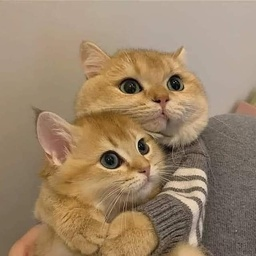
#> input picture cat.jpg, 256 x 256 px, shrunk from 640 x 640 before the run, found by its file name
$ jupyter execute Image_Interpolation.ipynb
#> lines starting #> are read from the running program, lines starting #| are printed output that depends on the picture
Grayscale Image (Height, Width #Channel=1): represented by a 2x2 matrix. Pixel p in [0, 255]

Color Image (Height, Width, Channel=3): represented by three 2x2 matrixes: red, green, blue. Pixel [r g b].T, each in [0, 255]

[cell 1]
import cv2
from google.colab.patches import cv2_imshow
import numpy as np
import math


img_path = '/content/cat.jpg'
img = cv2.imread(img_path , 0) # 0 for grayscale, 1 for color image
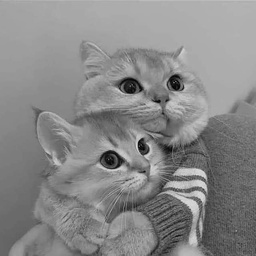
#> img: shape (256, 256); min 0, max 222, mean 136
# print(img)

[cell 2]
def show_img(image):
  cv2_imshow(image)
  cv2.waitKey()
  cv2.destroyAllWindows()

[cell 3]
show_img(img)

# Mục mới

Image Resize

#####Missing Data

*   Nearest-neighbor interpolation (up to flooring or ceilling)

     Ex: A 3x3 Image to Upsampling to a 6x6 Image (if there is a ceil having equal distance to both sides, then its value based on whether flooring or ceilling its index, but it may miss information, if zoom up, it may cause blur) -> using linear Interpolation
*   Linear Interpolation
    + Simple interpolation:

                y ~ (x2-x)/(x2-x1)*y1 + (x-x1)/(x2-x1)*y2
    + Bilinear Interpolation: Bilinear interpolation considers the closest 2x2 neighborhood of known pixel values surrounding the unknown pixel. It then takes a weighted average of these 4 pixels to arrive at its final interpolated value. This results in much smoother looking images than nearest neighbor.

    + Bicubic Interpolation: icubic goes one step beyond bilinear by considering the closest 4x4 neighborhood of known pixels — for a total of 16 pixels. Since these are at various distances from the unknown pixel, closer pixels are given a higher weighting in the calculation. Bicubic produces noticeably sharper images than the previous two methods, and is perhaps the ideal combination of processing time and output quality. For this reason it is a standard in many image editing programs (including Adobe Photoshop), printer drivers and in-camera interpolation.
    * Notice that: some last value of the column n-th and row n-th can be found by nearest-neighbor or linear interpolation

[cell 4]
# Eg: Nearest-neighbor interpolation
def nearest_neighbor_interpulation(old_img, new_height, new_width):
#> called with new_height = 512, new_width = 512
  height, width = old_img.shape
#> height = 256; width = 256
  new_img = np.zeros((new_height, new_width))
  scale = [int(new_height/height), int(new_width/width)]
#> scale = [2, 2]
  for i in range(new_height):
    for j in range(new_width):
      new_img[i][j] = old_img[i//scale[0]][j//scale[1]]
  return new_img

new_img = nearest_neighbor_interpulation(img, img.shape[0]*2, img.shape[1]*2)

show_img(new_img)

[cell 5]
# Eg Linear Interpolation
def bilinear_interpolation(old_img, new_height, new_width):
#> called with new_height = 512, new_width = 512
  height, width = old_img.shape
#> height = 256; width = 256
  new_img = np.full((new_height, new_width), -1)
  scale = [int(new_height/height), int(new_width/width)]
#> scale = [2, 2]
  for i in range(new_height):
    for j in range(new_width):
      if i%scale[0] == 0 and j%scale[1] == 0:
        new_img[i][j] = old_img[i//scale[0]][j//scale[1]]
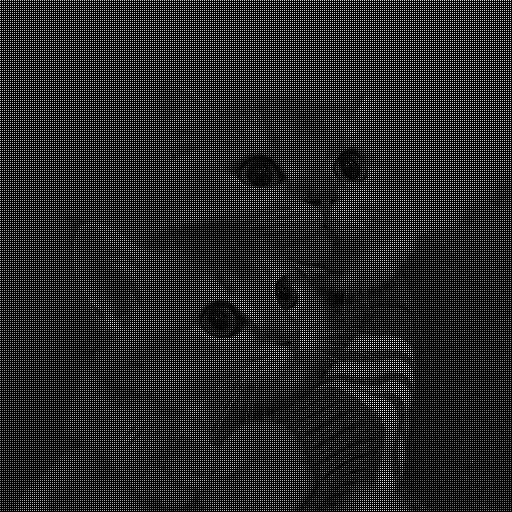
#> new_img: shape (512, 512) int64; min -1, max 222, mean 33.2; drawn with min black and max white

  for i in range(new_height):
    for j in range(new_width):
      if i == new_height-1 or j == new_width-1:
        new_img[i][j] = 0
      elif i%scale[0] == 0 and new_img[i][j] == -1:
        x1 = j//scale[1]*scale[1]
        x2 = x1 + scale[1]
        y1 = new_img[i][x1]
        y2 = new_img[i][x2]
        new_img[i][j] = (x2-j)/(x2-x1)*y1 + (j-x1)/(x2-x1)*y2
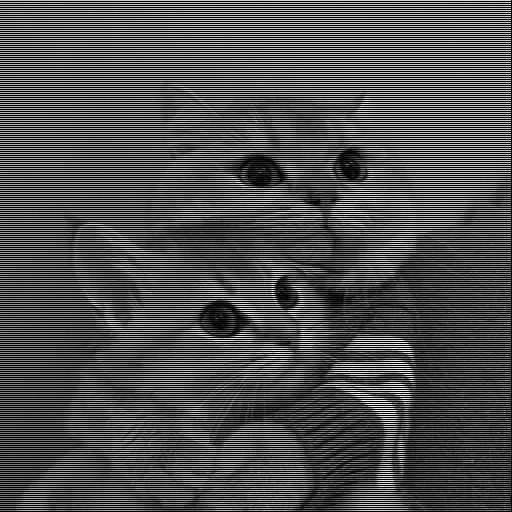
#> new_img: shape (512, 512) int64; min -1, max 222, mean 67.3; drawn with min black and max white

  for i in range(new_height):
    for j in range(new_width):
      if new_img[i][j] == -1:
        x1 = i//scale[0]*scale[0]
        x2 = x1 + scale[0]
        y1 = new_img[x1][j]
        y2 = new_img[x2][j]
        new_img[i][j] = (x2-i)/(x2-x1)*y1 + (i-x1)/(x2-x1)*y2
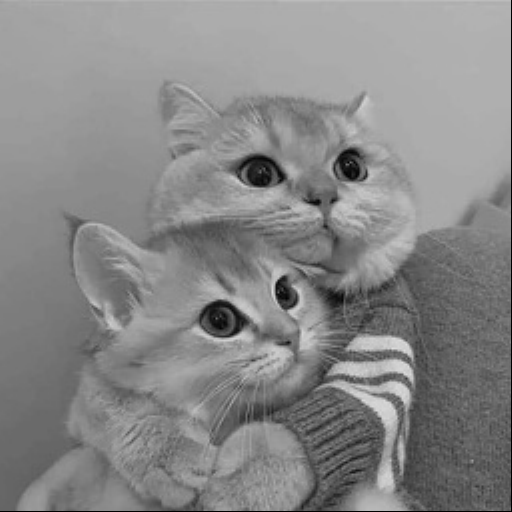
#> new_img: shape (512, 512) int64; min 0, max 222, mean 135.2
  return new_img

new_img = bilinear_interpolation(img, img.shape[0]*2, img.shape[1]*2)

show_img(new_img)

[cell 6]
def bl_resize_special(original_img, old_h, old_w, new_h, new_w):
#> called with old_h = 256, old_w = 256, new_h = 512, new_w = 512
	resized = np.zeros((new_h, new_w))
	#Calculate horizontal and vertical scaling factor
	w_scale_factor = (old_w ) / (new_w ) if new_h != 0 else 0
	h_scale_factor = (old_h ) / (new_h ) if new_w != 0 else 0
	for i in range(new_h):
		for j in range(new_w):
			#map the coordinates back to the original image
			x = i * h_scale_factor
			y = j * w_scale_factor
			#calculate the coordinate values for 4 surrounding pixels.
			x_floor = math.floor(x)
			x_ceil = min( old_h - 1, math.ceil(x))
			y_floor = math.floor(y)
			y_ceil = min(old_w - 1, math.ceil(y))

			if (x_ceil == x_floor) and (y_ceil == y_floor):
				q = original_img[int(x)][int(y)]
			elif (x_ceil == x_floor):
				q1 = original_img[int(x)][int(y_floor)]
				q2 = original_img[int(x)][int(y_ceil)]
				q = q1 * (y_ceil - y) + q2 * (y - y_floor)
			elif (y_ceil == y_floor):
				q1 = original_img[int(x_floor)][int(y)]
				q2 = original_img[int(x_ceil)][int(y)]
				q = (q1 * (x_ceil - x)) + (q2	 * (x - x_floor))
			else:
				v1 = original_img[x_floor][y_floor]
				v2 = original_img[x_ceil][y_floor]
				v3 = original_img[x_floor][y_ceil]
				v4 = original_img[x_ceil] [y_ceil]

				q1 = v1 * (x_ceil - x) + v2 * (x - x_floor)
				q2 = v3 * (x_ceil - x) + v4 * (x - x_floor)
				q = q1 * (y_ceil - y) + q2 * (y - y_floor)

			resized[i, j] = q
	return resized.astype(np.uint8)
#> further down, image is the input picture: shape (256, 256, 3); mean B, G, R 105.7, 132, 155.2


new_img = bl_resize_special(img, img.shape[0], img.shape[1], img.shape[0]*2, img.shape[1]*2)

show_img(new_img)

Color picture

[cell 7]
def bl_resize_color(original_img, new_h, new_w):
	#get dimensions of original image
#> called with new_h = 512, new_w = 512
	old_h, old_w, c = original_img.shape
#> old_h = 256; old_w = 256; c = 3
	#create an array of the desired shape.
	#We will fill-in the values later.
	resized = np.zeros((new_h, new_w, c))
	#Calculate horizontal and vertical scaling factor
	w_scale_factor = (old_w ) / (new_w ) if new_h != 0 else 0
#> w_scale_factor = 0.5
	h_scale_factor = (old_h ) / (new_h ) if new_w != 0 else 0
#> h_scale_factor = 0.5
	for i in range(new_h):
		for j in range(new_w):
			#map the coordinates back to the original image
			x = i * h_scale_factor
			y = j * w_scale_factor
			#calculate the coordinate values for 4 surrounding pixels.
			x_floor = math.floor(x)
			x_ceil = min( old_h - 1, math.ceil(x))
			y_floor = math.floor(y)
			y_ceil = min(old_w - 1, math.ceil(y))

			if (x_ceil == x_floor) and (y_ceil == y_floor):
				q = original_img[int(x), int(y), :]
			elif (x_ceil == x_floor):
				q1 = original_img[int(x), int(y_floor), :]
				q2 = original_img[int(x), int(y_ceil), :]
				q = q1 * (y_ceil - y) + q2 * (y - y_floor)
			elif (y_ceil == y_floor):
				q1 = original_img[int(x_floor), int(y), :]
				q2 = original_img[int(x_ceil), int(y), :]
				q = (q1 * (x_ceil - x)) + (q2	 * (x - x_floor))
			else:
				v1 = original_img[x_floor, y_floor, :]
				v2 = original_img[x_ceil, y_floor, :]
				v3 = original_img[x_floor, y_ceil, :]
				v4 = original_img[x_ceil, y_ceil, :]

				q1 = v1 * (x_ceil - x) + v2 * (x - x_floor)
				q2 = v3 * (x_ceil - x) + v4 * (x - x_floor)
				q = q1 * (y_ceil - y) + q2 * (y - y_floor)

			resized[i,j,:] = q
#> resized: shape (512, 512, 3) float64
	return resized.astype(np.uint8)
#> returned value: shape (512, 512, 3)


image = cv2.imread(img_path , 1)
new_image = bl_resize_color(image, img.shape[0]*2, img.shape[1]*2)

show_img(new_image)
